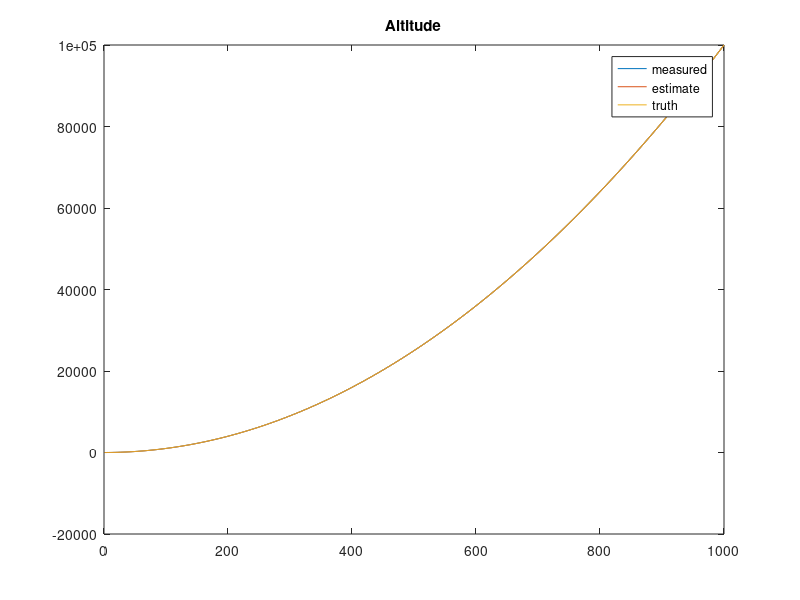
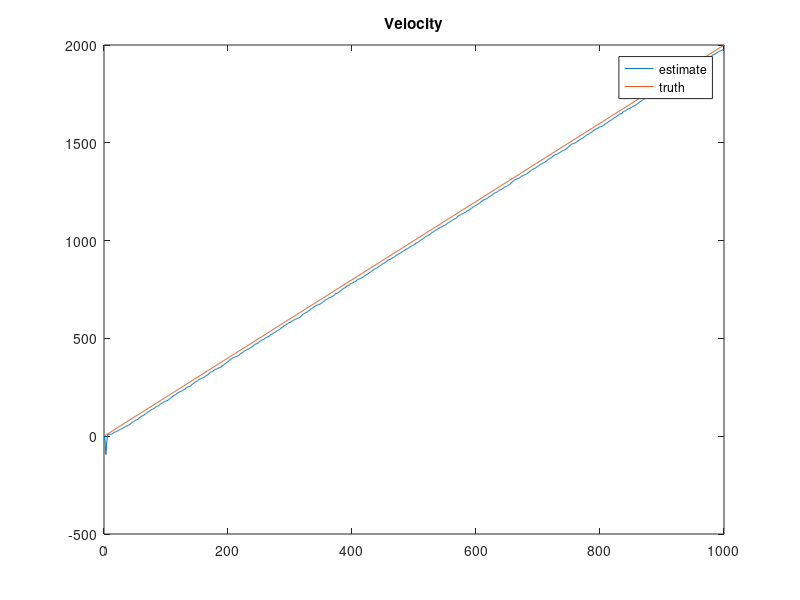
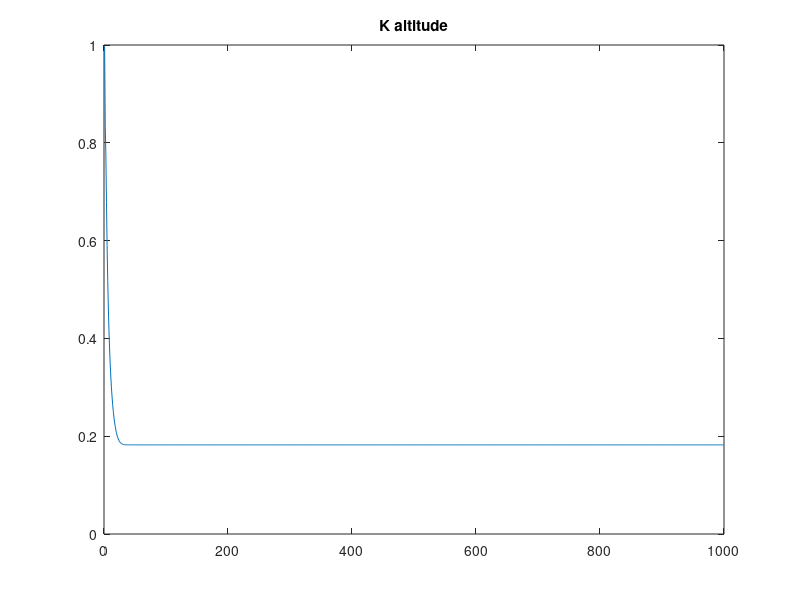
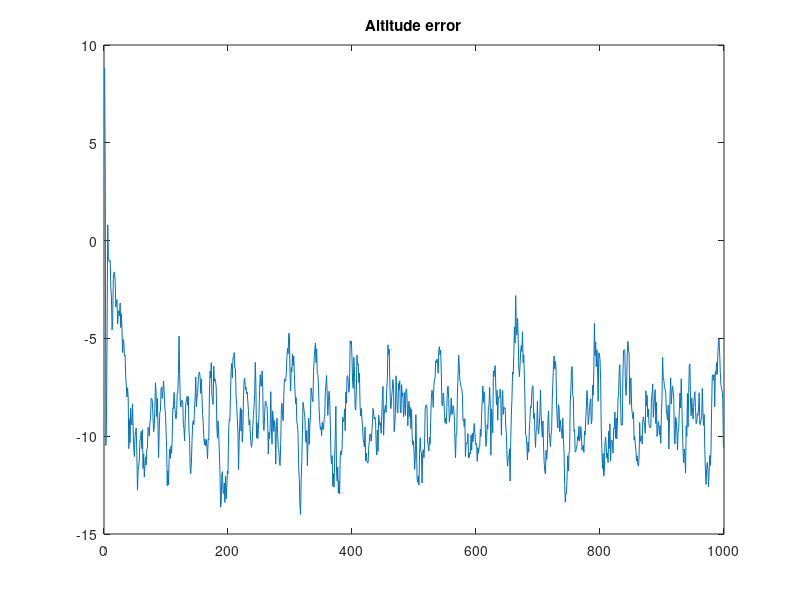

Recreate these plots in MATLAB, in order.
N = 1000;

dt = .1;
x_est = [0; 0];
p_est = 10000 * eye(2);
Q = [.01 0; 0 1];
R = 25;
F = [1 dt; 0 1];
H = [1 0];
truth = zeros(1, N);
truth_v = zeros(1, N);
est_h = zeros(1, N);
est_v = zeros(1, N);
meas = zeros(1, N);
gains = zeros(1, N);
for i = 1:N
    x_true = .5*20*(i*dt)^2;
    z = x_true + 5*randn;            
    x_pred = F * x_est;
    p_pred = F*p_est*F' + Q;
    K = (p_pred*H')/(H*p_pred*H'+R);
    x_est = x_pred + K*(z - H* x_pred); 
    p_est = (eye(2)-K * H)*p_pred;
    truth(i) = x_true;
    est_h(i) = x_est(1);
    est_v(i) = x_est(2);
    meas(i) = z;
    gains(i) = K(1);
    truth_v(i) = 20 * i * dt;
end

plot(meas); hold on; plot(est_h); plot(truth);
legend('measured', 'estimate', 'truth'); title('Altitude');

figure; plot(est_v); hold on; plot(truth_v);
legend('estimate', 'truth'); title('Velocity');

figure; plot(gains); title('K altitude');
figure; plot(est_h - truth); title('Altitude error');
